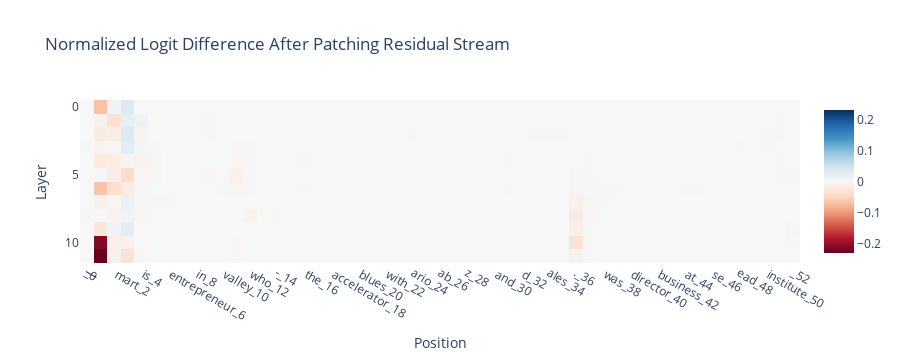

Notebook code for this chart:
### Code cell
idx = 0
token_labels = [f"{tokenizer.decode(token)}_{index}" for index, token in enumerate(df.iloc[idx]['input_ids'])]
imshow(df.iloc[idx]['vp_all_layersAndPos'], x=token_labels, xaxis="Position", yaxis="Layer", title="Normalized Logit Difference After Patching Residual Stream")

### Figure 1 — Plotly figure (JSON) as saved in the notebook; plotly's stock layout.template omitted (floating-point values rounded to 4 significant figures; data arrays with more than 128 entries replaced by an {"elided": "..."} marker saying what was removed)
{"data": [{"coloraxis": "coloraxis", "hovertemplate": "Position: %{x}<br>Layer: %{y}<br>color: %{z}<extra></extra>", "name": "0", "type": "heatmap", "x": ["<s>_0", "max_1", " mart_2", "y_3", " is_4", " an_5", " entrepreneur_6", " based_7", " in_8", " silicon_9", " valley_10", ",_11", " who_12", " co_13", "-_14", "founded_15", " the_16", " seed_17", " accelerator_18", " project_19", " blues_20", "eed_21", " with_22", " d_23", "ario_24", " mut_25", "ab_26", "d_27", "z_28", "ija_29", " and_30", " dan_31", " d_32", "asc_33", "ales_34", "cu_35", "._36", "<mask>_37", " was_38", " previously_39", " director_40", " of_41", " business_42", " strategy_43", " at_44", " the_45", " se_46", "ast_47", "ead_48", "ing_49", " institute_50", "._51", "</s>_52"], "xaxis": "x", "yaxis": "y", "z": {"elided": "12x53 float values"}}], "layout": {"autosize": true, "coloraxis": {"cmid": 0, "colorscale": [[0, "rgb(103,0,31)"], [0.1, "rgb(178,24,43)"], [0.2, "rgb(214,96,77)"], [0.3, "rgb(244,165,130)"], [0.4, "rgb(253,219,199)"], [0.5, "rgb(247,247,247)"], [0.6, "rgb(209,229,240)"], [0.7, "rgb(146,197,222)"], [0.8, "rgb(67,147,195)"], [0.9, "rgb(33,102,172)"], [1, "rgb(5,48,97)"]]}, "height": 360, "title": {"text": "Normalized Logit Difference After Patching Residual Stream"}, "xaxis": {"anchor": "y", "autorange": true, "constrain": "domain", "domain": [0, 1], "range": [-0.5, 52.5], "scaleanchor": "y", "title": {"text": "Position"}, "type": "category"}, "yaxis": {"anchor": "x", "autorange": true, "constrain": "domain", "domain": [0, 1], "range": [11.5, -0.5], "title": {"text": "Layer"}}}}
